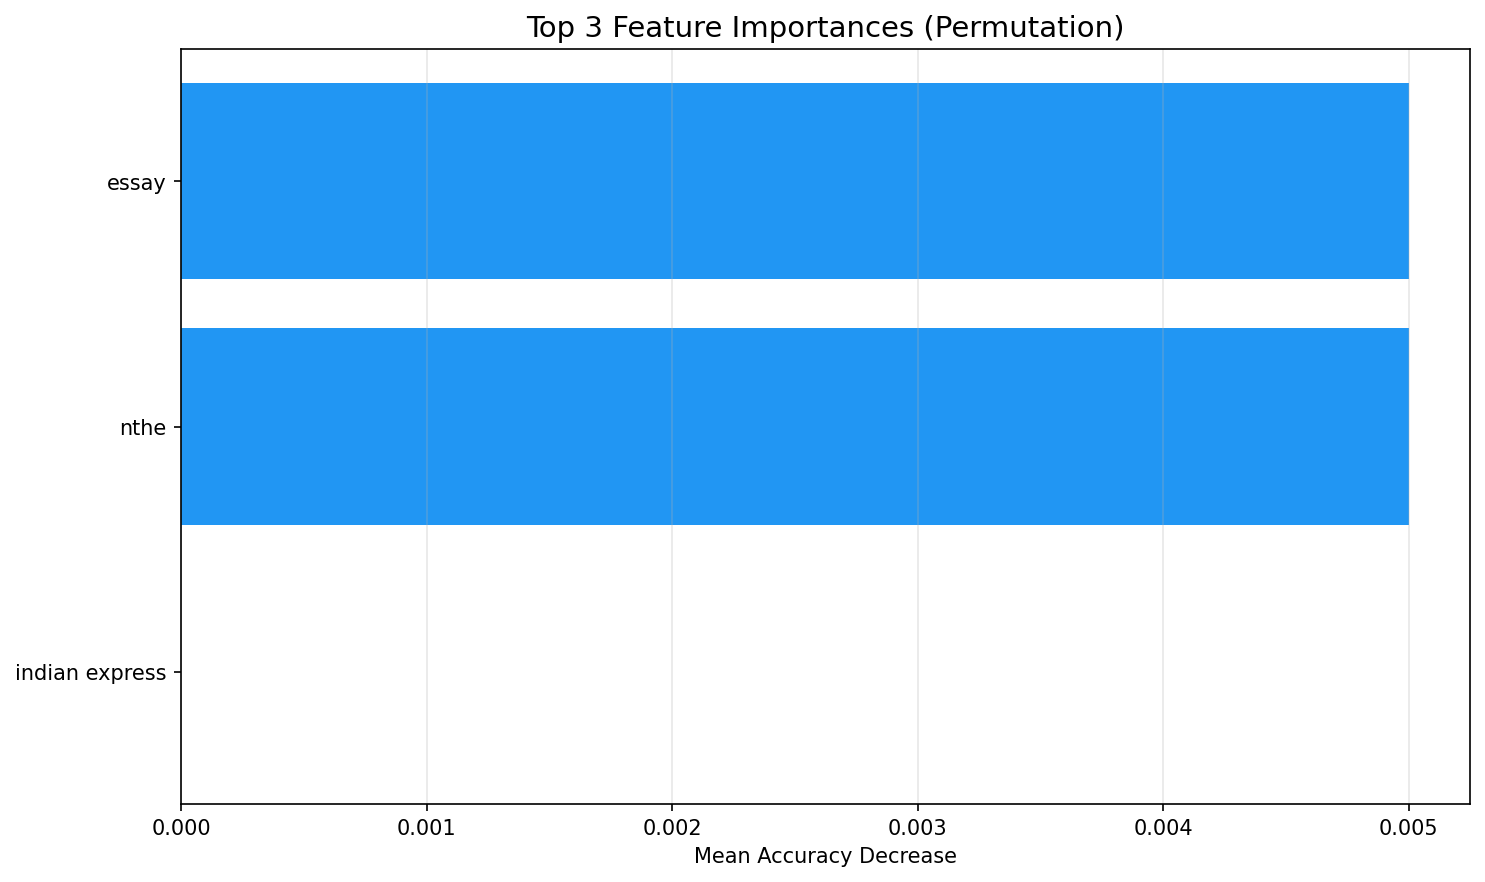

Source code (Python):
import matplotlib.pyplot as plt
import numpy as np
from tqdm import tqdm
from config import *
# ============================================================
# FEATURE IMPORTANCE
# ============================================================
def feature_importance(model, X_test, y_test, tfidf):
    # Step 1: Pre-screen using model weights
    first_layer_weights = np.abs(model.layers[0].get_weights()[0])
    weight_importance = first_layer_weights.sum(axis=1)
    candidate_idx = weight_importance.argsort()[-FI_CANDIDATES:]
    print(f"Pre-screened {FI_CANDIDATES} candidate features from model weights")

    # Step 2: Permutation importance only on candidates
    X_test_small = X_test[:FI_TEST_SAMPLES]
    y_test_small = y_test[:FI_TEST_SAMPLES]
    feature_names = tfidf.get_feature_names_out()

    y_base_prob = model.predict(X_test_small, verbose=0).flatten()
    baseline_acc = np.mean((y_base_prob >= 0.5).astype(int) == y_test_small)

    importances = np.zeros(FI_CANDIDATES)
    for idx, feat_i in enumerate(tqdm(candidate_idx, desc="Permutation importance")):
        drops = []
        for r in range(FI_REPEATS):
            X_permuted = X_test_small.copy()
            np.random.seed(r)
            col = np.asarray(X_permuted[:, feat_i].todense()).flatten()
            X_permuted[:, feat_i] = np.random.permutation(col).reshape(-1, 1)
            y_perm_prob = model.predict(X_permuted, verbose=0).flatten()
            perm_acc = np.mean((y_perm_prob >= 0.5).astype(int) == y_test_small)
            drops.append(baseline_acc - perm_acc)
        importances[idx] = np.mean(drops)

    top_local_idx = importances.argsort()[-FI_TOP_N:]
    top_feature_idx = candidate_idx[top_local_idx]
    top_importances = importances[top_local_idx]

    fig, ax = plt.subplots(figsize=(10, 6))
    ax.barh(range(FI_TOP_N), top_importances, color='#2196F3')
    ax.set_yticks(range(FI_TOP_N))
    ax.set_yticklabels(feature_names[top_feature_idx])
    ax.set_title(f'Top {FI_TOP_N} Feature Importances (Permutation)', fontsize=14)
    ax.set_xlabel('Mean Accuracy Decrease')
    ax.grid(True, alpha=0.3, axis='x')
    plt.tight_layout()
    plt.savefig('feature_importance.png', dpi=150, bbox_inches='tight')
    plt.close()
    print("Saved: feature_importance.png")
